Frame 1 (no input): blank canvas, image omitted
Frame 60 (no input): blank canvas, image omitted
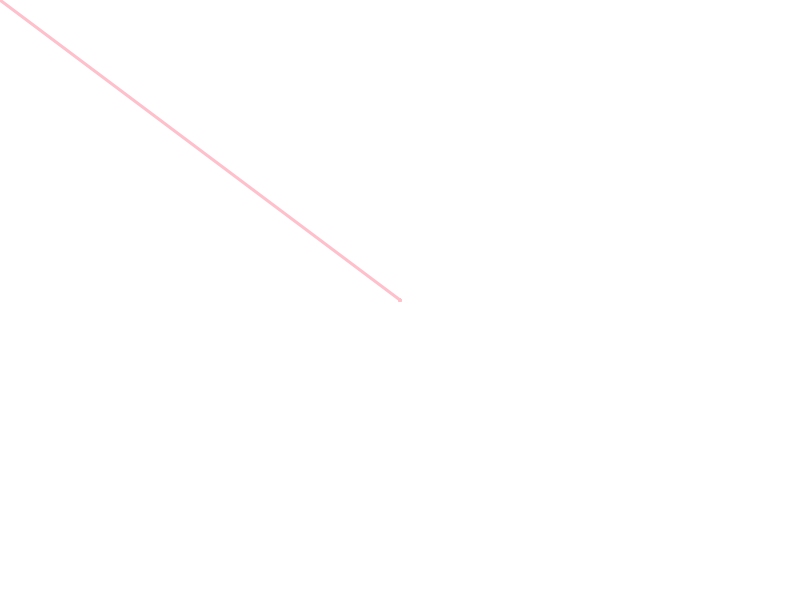
Frame 120 (the mouse pressed at the canvas centre since frame 60)

The p5.js sketch whose frames 1 and 60 were blank and that drew this single picture after the mouse press (run headless with seeded random() and noise() and a simulated clock; from frame 60 on, the mouse is pressed at the canvas centre):

// p5.js sketch
// ── sketch.js
let screen;

function setup() {
createCanvas(displayWidth, displayHeight);//adjusts to screen size 
  background(255);
}

function draw() {

  stroke("pink");
  strokeWeight(3);
  if (mouseIsPressed === true) {
    line(mouseX, mouseY, pmouseX, pmouseY);
  }
}

//collapsible text
var coll = document.getElementsByClassName("collapsible");
var i;

for (i = 0; i < coll.length; i++) {
  coll[i].addEventListener("click", function() {
    this.classList.toggle("active");
    var content = this.nextElementSibling;
    if (content.style.display === "block") {
      content.style.display = "none";
    } else {
      content.style.display = "block";
    }
  });
}

// ── style.css
html, body {
  margin: 0;
  padding: 0;
  background-color: #ffffff;
  text-align: center;
  font-size: 40px;
  font-family: Helvetica, sans-serif;
/*   stop page from scrolling */
  overflow: hidden;
  position: fixed;
}

/* body {
  position: relative;
} */
canvas {
  display: block;
}
/* removes underline from links */
 a {
text-decoration: none;
}
/* .lock-screen {
    height: 100%;
    overflow: hidden;
    width: 100%;
    position: fixed;
}
 */
/* collapsible text */
.collapsible {
  background-color: #ffffff;
  color: pink;
  cursor: pointer;
  padding: 18px;
  width: 100%;
  border: none;
  text-align: center;
  outline: none;
  font-size: 40px;
}

/* hover over colour */
.active, .collapsible:hover {
  background-color: #daf3ff;
}


.content {
  padding: 0 18px;
  display: none;
  overflow: hidden;
  background-color: #daf3ff;
}
